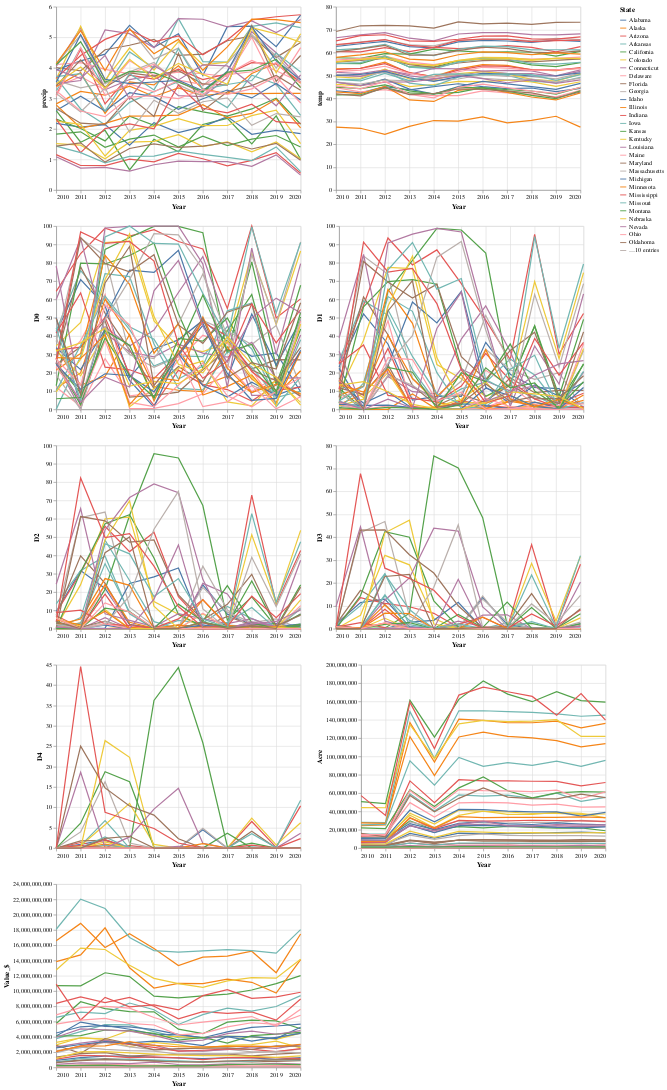

Here is the notebook cell this chart was saved with:
### Code cell
# let's see overall crop production by state
crop_year_df = df.groupby(['State', 'Year'])['Acre', 'Value_$'].sum().reset_index()

crop_acre = alt.Chart(crop_year_df).mark_line().encode(
    x=alt.X('Year:T'),
    y=alt.Y('Acre:Q'),
    color=alt.Color('State:N'),
    tooltip=['State', 'Acre']
)

crop_value = alt.Chart(crop_year_df).mark_line().encode(
    x=alt.X('Year:T'),
    y=alt.Y('Value_$:Q'),
    color=alt.Color('State:N'),
    tooltip=['State', 'Acre']
)

((precip | temp) & (D0 | D1) & (D2 | D3) & (D4 | crop_acre) & crop_value )

### Figure 1 — Vega-Lite specification as saved in the notebook (floating-point values rounded to 4 significant figures; data arrays with more than 128 entries replaced by an {"elided": "..."} marker saying what was removed)
{"usermeta": {"embedOptions": {"theme": "fivethirtyeight"}}, "config": {"view": {"continuousWidth": 400, "continuousHeight": 300}}, "vconcat": [{"hconcat": [{"mark": "line", "encoding": {"color": {"field": "State", "type": "nominal"}, "tooltip": [{"field": "State", "type": "nominal"}, {"field": "precip", "type": "quantitative"}], "x": {"field": "Year", "type": "temporal"}, "y": {"field": "precip", "type": "quantitative"}}}, {"mark": "line", "encoding": {"color": {"field": "State", "type": "nominal"}, "tooltip": [{"field": "State", "type": "nominal"}, {"field": "temp", "type": "quantitative"}], "x": {"field": "Year", "type": "temporal"}, "y": {"field": "temp", "type": "quantitative"}}}]}, {"hconcat": [{"mark": "line", "encoding": {"color": {"field": "State", "type": "nominal"}, "tooltip": [{"field": "State", "type": "nominal"}, {"field": "D0", "type": "quantitative"}], "x": {"field": "Year", "type": "temporal"}, "y": {"field": "D0", "type": "quantitative"}}}, {"mark": "line", "encoding": {"color": {"field": "State", "type": "nominal"}, "tooltip": [{"field": "State", "type": "nominal"}, {"field": "D1", "type": "quantitative"}], "x": {"field": "Year", "type": "temporal"}, "y": {"field": "D1", "type": "quantitative"}}}]}, {"hconcat": [{"mark": "line", "encoding": {"color": {"field": "State", "type": "nominal"}, "tooltip": [{"field": "State", "type": "nominal"}, {"field": "D2", "type": "quantitative"}], "x": {"field": "Year", "type": "temporal"}, "y": {"field": "D2", "type": "quantitative"}}}, {"mark": "line", "encoding": {"color": {"field": "State", "type": "nominal"}, "tooltip": [{"field": "State", "type": "nominal"}, {"field": "D3", "type": "quantitative"}], "x": {"field": "Year", "type": "temporal"}, "y": {"field": "D3", "type": "quantitative"}}}]}, {"hconcat": [{"data": {"name": "data-43d49bc4db5d3b8cfc3a52ede291c444"}, "mark": "line", "encoding": {"color": {"field": "State", "type": "nominal"}, "tooltip": [{"field": "State", "type": "nominal"}, {"field": "D4", "type": "quantitative"}], "x": {"field": "Year", "type": "temporal"}, "y": {"field": "D4", "type": "quantitative"}}}, {"data": {"name": "data-276eb8142cd734ccec6cdda5e2a8b47b"}, "mark": "line", "encoding": {"color": {"field": "State", "type": "nominal"}, "tooltip": [{"field": "State", "type": "nominal"}, {"field": "Acre", "type": "quantitative"}], "x": {"field": "Year", "type": "temporal"}, "y": {"field": "Acre", "type": "quantitative"}}}]}, {"data": {"name": "data-276eb8142cd734ccec6cdda5e2a8b47b"}, "mark": "line", "encoding": {"color": {"field": "State", "type": "nominal"}, "tooltip": [{"field": "State", "type": "nominal"}, {"field": "Acre", "type": "quantitative"}], "x": {"field": "Year", "type": "temporal"}, "y": {"field": "Value_$", "type": "quantitative"}}}], "data": {"name": "data-43d49bc4db5d3b8cfc3a52ede291c444"}, "$schema": "https://vega.github.io/schema/vega-lite/v4.17.0.json", "datasets": {"data-43d49bc4db5d3b8cfc3a52ede291c444": {"elided": "3246 records"}, "data-276eb8142cd734ccec6cdda5e2a8b47b": {"elided": "429 records"}}}
